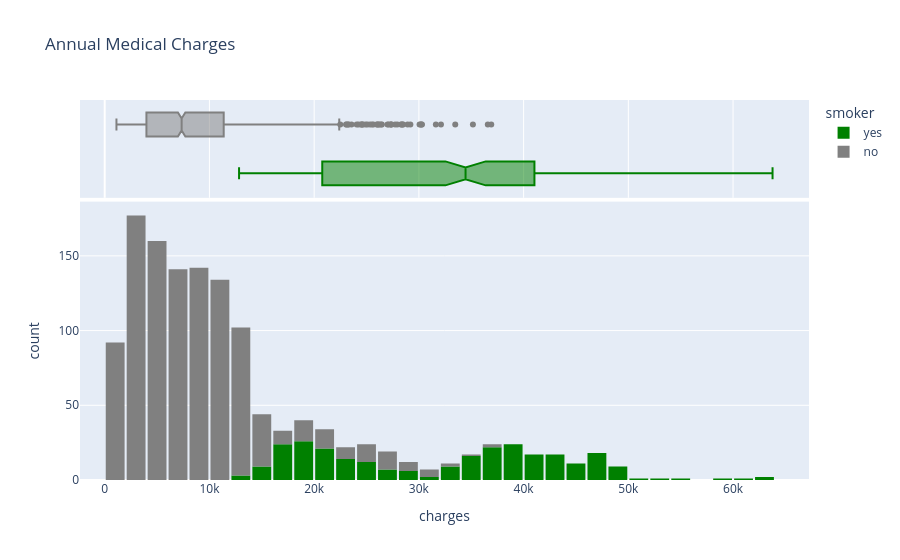

Here is the notebook cell this chart was saved with:
### Markdown cell above
## Charges

> Let's visualize the distribution of "charges" i.e. the annual medical charges for customers. This is the column we're trying to predict. Let's also use the categorical column "smoker" to distinguish the charges for smokers and non-smokers.

### Code cell
fig = px.histogram(medical_df,
                   x='charges',
                   marginal='box',
                   color='smoker',
                   color_discrete_sequence=['green', 'grey'],
                   title='Annual Medical Charges')
fig.update_layout(bargap=0.1)
fig.show()

### Figure 1 — Plotly figure (JSON) as saved in the notebook; plotly's stock layout.template omitted (floating-point values rounded to 4 significant figures; data arrays with more than 128 entries replaced by an {"elided": "..."} marker saying what was removed)
{"data": [{"bingroup": "x", "hovertemplate": "smoker=yes<br>charges=%{x}<br>count=%{y}<extra></extra>", "legendgroup": "yes", "marker": {"color": "green", "pattern": {"shape": ""}}, "name": "yes", "orientation": "v", "showlegend": true, "type": "histogram", "x": {"elided": "274 float values"}, "xaxis": "x", "yaxis": "y"}, {"hovertemplate": "smoker=yes<br>charges=%{x}<extra></extra>", "legendgroup": "yes", "marker": {"color": "green"}, "name": "yes", "notched": true, "showlegend": false, "type": "box", "x": {"elided": "274 float values"}, "xaxis": "x2", "yaxis": "y2"}, {"bingroup": "x", "hovertemplate": "smoker=no<br>charges=%{x}<br>count=%{y}<extra></extra>", "legendgroup": "no", "marker": {"color": "grey", "pattern": {"shape": ""}}, "name": "no", "orientation": "v", "showlegend": true, "type": "histogram", "x": {"elided": "1064 float values"}, "xaxis": "x", "yaxis": "y"}, {"hovertemplate": "smoker=no<br>charges=%{x}<extra></extra>", "legendgroup": "no", "marker": {"color": "grey"}, "name": "no", "notched": true, "showlegend": false, "type": "box", "x": {"elided": "1064 float values"}, "xaxis": "x2", "yaxis": "y2"}], "layout": {"bargap": 0.1, "barmode": "relative", "legend": {"title": {"text": "smoker"}, "tracegroupgap": 0}, "title": {"text": "Annual Medical Charges"}, "xaxis": {"anchor": "y", "domain": [0, 1], "title": {"text": "charges"}}, "xaxis2": {"anchor": "y2", "domain": [0, 1], "matches": "x", "showgrid": true, "showticklabels": false}, "yaxis": {"anchor": "x", "domain": [0, 0.7326], "title": {"text": "count"}}, "yaxis2": {"anchor": "x2", "domain": [0.7426, 1], "matches": "y2", "showgrid": false, "showline": false, "showticklabels": false, "ticks": ""}}}
